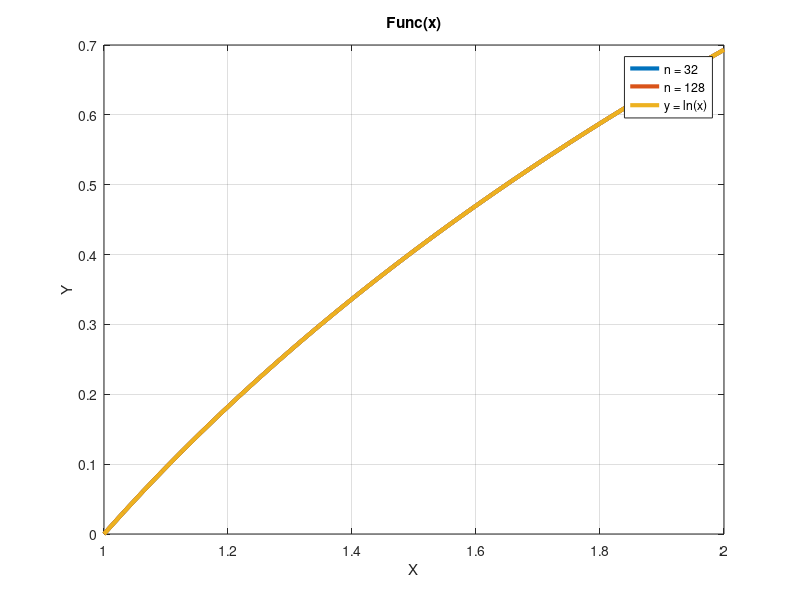
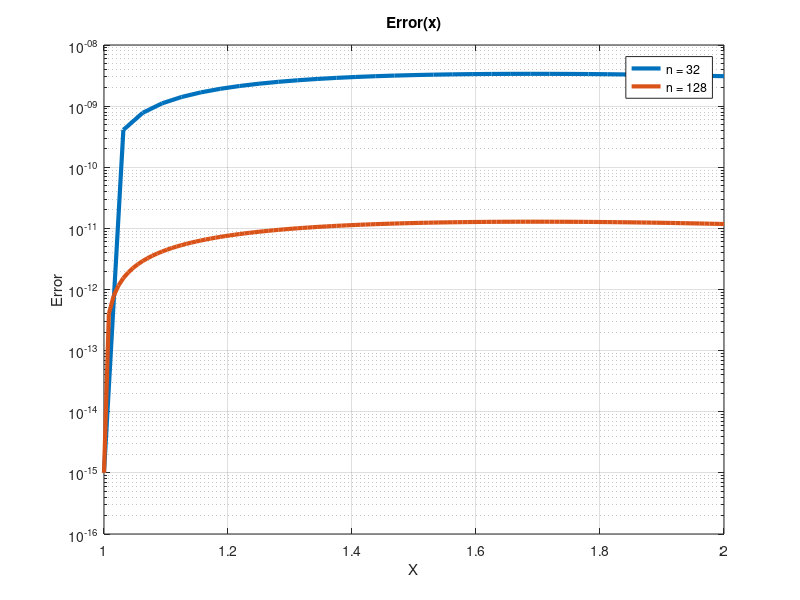
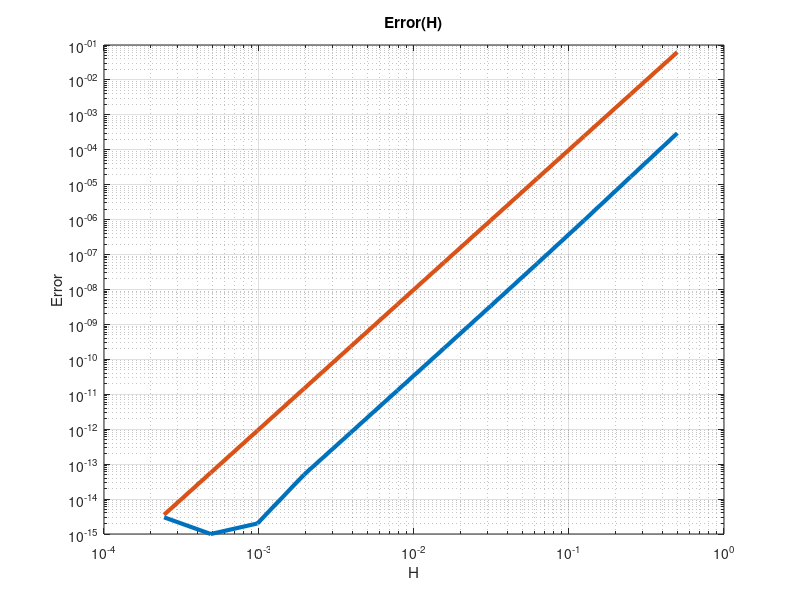
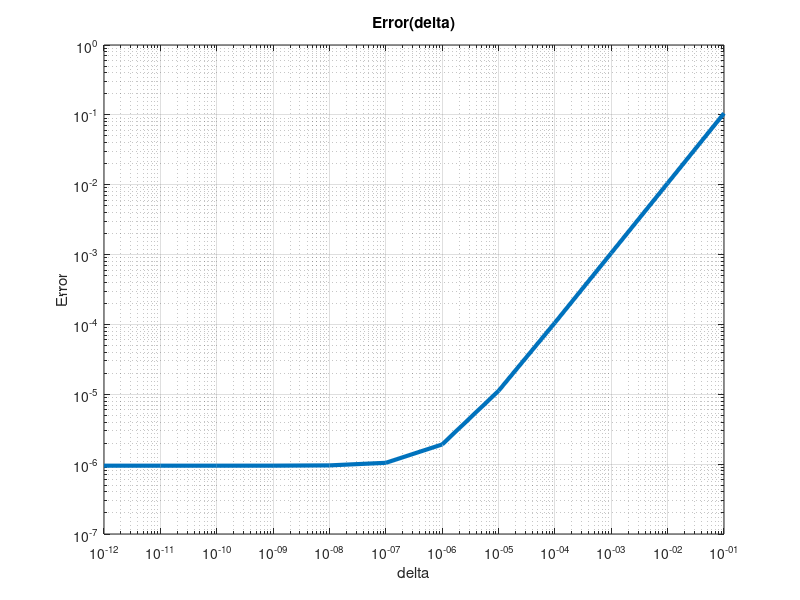

The MATLAB source for these figures, in order:
x1 = [1.000000000000000; 1.031250000000000; 1.062500000000000; 1.093750000000000; 1.125000000000000; 1.156250000000000; 1.187500000000000; 1.218750000000000; 1.250000000000000; 1.281250000000000; 1.312500000000000; 1.343750000000000; 1.375000000000000; 1.406250000000000; 1.437500000000000; 1.468750000000000; 1.500000000000000; 1.531250000000000; 1.562500000000000; 1.593750000000000; 1.625000000000000; 1.656250000000000; 1.687500000000000; 1.718750000000000; 1.750000000000000; 1.781250000000000; 1.812500000000000; 1.843750000000000; 1.875000000000000; 1.906250000000000; 1.937500000000000; 1.968750000000000; 2.000000000000000];
y1 = [0.000000000000000; 0.030771659075572; 0.060624622594282; 0.089612159800164; 0.117783037066211; 0.145182011523245; 0.171850258846485; 0.197825745465332; 0.223143553641841; 0.247836166402987; 0.271933718133117; 0.295464215676248; 0.318453734017177; 0.340926589970053; 0.362905496775404; 0.384411702069771; 0.405465111328808; 0.426084398581437; 0.446287105938350; 0.466089733264168; 0.485507819141838; 0.504556014124659; 0.523248147141075; 0.541597285806209; 0.559615791298995; 0.577315368382132; 0.594707111071794; 0.611801544403342; 0.628608662686797; 0.645137964600253; 0.661398485429775; 0.677398826729758; 0.693147183647526];
error1 = [0.000000000000001; 0.000000000408818; 0.000000000777847; 0.000000001110477; 0.000000001409828; 0.000000001678747; 0.000000001919826; 0.000000002135412; 0.000000002327631; 0.000000002498406; 0.000000002649475; 0.000000002782412; 0.000000002898643; 0.000000002999459; 0.000000003086036; 0.000000003159439; 0.000000003220644; 0.000000003270536; 0.000000003309930; 0.000000003339569; 0.000000003360137; 0.000000003372263; 0.000000003376527; 0.000000003373465; 0.000000003363572; 0.000000003347308; 0.000000003325102; 0.000000003297349; 0.000000003264423; 0.000000003226668; 0.000000003184410; 0.000000003137952; 0.000000003087580];

x2 = [1.000000000000000; 1.007812500000000; 1.015625000000000; 1.023437500000000; 1.031250000000000; 1.039062500000000; 1.046875000000000; 1.054687500000000; 1.062500000000000; 1.070312500000000; 1.078125000000000; 1.085937500000000; 1.093750000000000; 1.101562500000000; 1.109375000000000; 1.117187500000000; 1.125000000000000; 1.132812500000000; 1.140625000000000; 1.148437500000000; 1.156250000000000; 1.164062500000000; 1.171875000000000; 1.179687500000000; 1.187500000000000; 1.195312500000000; 1.203125000000000; 1.210937500000000; 1.218750000000000; 1.226562500000000; 1.234375000000000; 1.242187500000000; 1.250000000000000; 1.257812500000000; 1.265625000000000; 1.273437500000000; 1.281250000000000; 1.289062500000000; 1.296875000000000; 1.304687500000000; 1.312500000000000; 1.320312500000000; 1.328125000000000; 1.335937500000000; 1.343750000000000; 1.351562500000000; 1.359375000000000; 1.367187500000000; 1.375000000000000; 1.382812500000000; 1.390625000000000; 1.398437500000000; 1.406250000000000; 1.414062500000000; 1.421875000000000; 1.429687500000000; 1.437500000000000; 1.445312500000000; 1.453125000000000; 1.460937500000000; 1.468750000000000; 1.476562500000000; 1.484375000000000; 1.492187500000000; 1.500000000000000; 1.507812500000000; 1.515625000000000; 1.523437500000000; 1.531250000000000; 1.539062500000000; 1.546875000000000; 1.554687500000000; 1.562500000000000; 1.570312500000000; 1.578125000000000; 1.585937500000000; 1.593750000000000; 1.601562500000000; 1.609375000000000; 1.617187500000000; 1.625000000000000; 1.632812500000000; 1.640625000000000; 1.648437500000000; 1.656250000000000; 1.664062500000000; 1.671875000000000; 1.679687500000000; 1.687500000000000; 1.695312500000000; 1.703125000000000; 1.710937500000000; 1.718750000000000; 1.726562500000000; 1.734375000000000; 1.742187500000000; 1.750000000000000; 1.757812500000000; 1.765625000000000; 1.773437500000000; 1.781250000000000; 1.789062500000000; 1.796875000000000; 1.804687500000000; 1.812500000000000; 1.820312500000000; 1.828125000000000; 1.835937500000000; 1.843750000000000; 1.851562500000000; 1.859375000000000; 1.867187500000000; 1.875000000000000; 1.882812500000000; 1.890625000000000; 1.898437500000000; 1.906250000000000; 1.914062500000000; 1.921875000000000; 1.929687500000000; 1.937500000000000; 1.945312500000000; 1.953125000000000; 1.960937500000000; 1.968750000000000; 1.976562500000000; 1.984375000000000; 1.992187500000000; 2.000000000000000];
y2 = [0.000000000000000; 0.007782140442453; 0.015504186536753; 0.023167059282701; 0.030771658668290; 0.038318864304034; 0.045809536033544; 0.053244514521405; 0.060624621819362; 0.067950661911762; 0.075223421241160; 0.082443669214957; 0.089612158693872; 0.096729626463030; 0.103796793686410; 0.110814366345336; 0.117783035661702; 0.124703478506541; 0.131576357794561; 0.138402322865213; 0.145182009850836; 0.151916042032419; 0.158605030183448; 0.165249572902342; 0.171850256933914; 0.178407657480287; 0.184922338501689; 0.191394853007509; 0.197825743337996; 0.204215541436958; 0.210564769115803; 0.216873938309248; 0.223143551323019; 0.229374101073826; 0.235566071321912; 0.241719936896451; 0.247836163914043; 0.253915209990577; 0.259957524446686; 0.265963548507040; 0.271933715493682; 0.277868451013630; 0.283768173140948; 0.289633292593471; 0.295464212904386; 0.301261330588829; 0.307025035305693; 0.312755710014787; 0.318453731129531; 0.324119468665311; 0.329753286383666; 0.335355541932431; 0.340926586981978; 0.346466767357681; 0.351976423168736; 0.357455888933444; 0.362905493701087; 0.368325561170501; 0.373716409805450; 0.379078352946905; 0.384411698922334; 0.389716751152091; 0.394993808252995; 0.400243164139197; 0.405465108120404; 0.410659924997560; 0.415827895156053; 0.420969294656519; 0.426084395323334; 0.431173464830847; 0.436236766787434; 0.441274560817428; 0.446287102641007; 0.451274644152079; 0.456237433494238; 0.461175715134849; 0.466089729937304; 0.470979715231519; 0.475845904882714; 0.480688529358521; 0.485507815794488; 0.490303988057996; 0.495077266810667; 0.499827869569277; 0.504556010765232; 0.509261901802653; 0.513945751115085; 0.518607764220900; 0.523248143777404; 0.527867089633700; 0.532464798882328; 0.537041465909737; 0.541597282445593; 0.546132437610978; 0.550647117965497; 0.555141507553326; 0.559615787948237; 0.564070138297604; 0.568504735365456; 0.572919753574557; 0.577315365047579; 0.581691739647359; 0.586049045016295; 0.590387446614872; 0.594707107759366; 0.599008189658733; 0.603290851450709; 0.607555250237140; 0.611801541118563; 0.616029877228056; 0.620240409764369; 0.624433288024374; 0.628608659434822; 0.632766669583452; 0.636907462249448; 0.641031179433275; 0.645137961385891; 0.649227946637378; 0.653301272024975; 0.657358072720549; 0.661398482257513; 0.665422632557196; 0.669430653954692; 0.673422675224185; 0.677398823603779; 0.681359224819830; 0.685304003110799; 0.689233281250641; 0.693147180571728];
error2 = [0.000000000000001; 0.000000000000398; 0.000000000000787; 0.000000000001167; 0.000000000001537; 0.000000000001898; 0.000000000002250; 0.000000000002593; 0.000000000002928; 0.000000000003254; 0.000000000003572; 0.000000000003882; 0.000000000004184; 0.000000000004479; 0.000000000004766; 0.000000000005046; 0.000000000005318; 0.000000000005583; 0.000000000005842; 0.000000000006094; 0.000000000006339; 0.000000000006577; 0.000000000006809; 0.000000000007035; 0.000000000007255; 0.000000000007469; 0.000000000007677; 0.000000000007879; 0.000000000008076; 0.000000000008267; 0.000000000008453; 0.000000000008634; 0.000000000008810; 0.000000000008980; 0.000000000009145; 0.000000000009306; 0.000000000009462; 0.000000000009613; 0.000000000009760; 0.000000000009902; 0.000000000010040; 0.000000000010174; 0.000000000010303; 0.000000000010429; 0.000000000010550; 0.000000000010667; 0.000000000010781; 0.000000000010891; 0.000000000010997; 0.000000000011099; 0.000000000011198; 0.000000000011293; 0.000000000011385; 0.000000000011473; 0.000000000011558; 0.000000000011640; 0.000000000011718; 0.000000000011794; 0.000000000011866; 0.000000000011936; 0.000000000012002; 0.000000000012066; 0.000000000012126; 0.000000000012184; 0.000000000012239; 0.000000000012292; 0.000000000012342; 0.000000000012389; 0.000000000012434; 0.000000000012476; 0.000000000012516; 0.000000000012553; 0.000000000012588; 0.000000000012620; 0.000000000012651; 0.000000000012679; 0.000000000012705; 0.000000000012728; 0.000000000012750; 0.000000000012770; 0.000000000012787; 0.000000000012802; 0.000000000012816; 0.000000000012827; 0.000000000012837; 0.000000000012845; 0.000000000012850; 0.000000000012854; 0.000000000012857; 0.000000000012857; 0.000000000012856; 0.000000000012853; 0.000000000012848; 0.000000000012842; 0.000000000012834; 0.000000000012825; 0.000000000012814; 0.000000000012801; 0.000000000012787; 0.000000000012772; 0.000000000012755; 0.000000000012737; 0.000000000012717; 0.000000000012696; 0.000000000012673; 0.000000000012650; 0.000000000012624; 0.000000000012598; 0.000000000012570; 0.000000000012542; 0.000000000012511; 0.000000000012480; 0.000000000012448; 0.000000000012414; 0.000000000012379; 0.000000000012343; 0.000000000012306; 0.000000000012268; 0.000000000012229; 0.000000000012189; 0.000000000012148; 0.000000000012106; 0.000000000012062; 0.000000000012018; 0.000000000011973; 0.000000000011927; 0.000000000011880; 0.000000000011832; 0.000000000011783];

figure;
plot(x1, y1, 'LineWidth', 3);
hold on;
grid on;
plot(x2, y2, 'LineWidth', 3);
plot(x1, log(x1), 'LineWidth', 3);
legend('n = 32', 'n = 128', 'y = ln(x)');
xlabel('X');
ylabel('Y');
title('Func(x)');

figure;
semilogy(x1, error1, 'LineWidth', 3);
hold on;
grid on;
plot(x2, error2, 'LineWidth', 3);
legend('n = 32', 'n = 128');
xlabel('X');
ylabel('Error');
title('Error(x)');

figure;
h = [0.500000000000000; 0.250000000000000; 0.125000000000000; 0.062500000000000; 0.031250000000000; 0.015625000000000; 0.007812500000000; 0.003906250000000; 0.001953125000000; 0.000976562500000; 0.000488281250000; 0.000244140625000];
infError = [0.000299500771521; 0.000016900041852; 0.000000950384172; 0.000000055863347; 0.000000003376527; 0.000000000207473; 0.000000000012857; 0.000000000000800; 0.000000000000050; 0.000000000000002; 0.000000000000001; 0.000000000000003];
loglog(h, infError, 'LineWidth', 3);
hold on;
grid on;
xlabel('H');
ylabel('Error');
title('Error(H)');
loglog(h, h.^4, 'LineWidth', 3);

figure;
delta = [0.100000000000000; 0.010000000000000; 0.001000000000000; 0.000100000000000; 0.000010000000000; 0.000001000000000; 0.000000100000000; 0.000000010000000; 0.000000001000000; 0.000000000100000; 0.000000000010000; 0.000000000001000];
newInfNorm = [0.105162544048007; 0.010516859368976; 0.001052290901073; 0.000105834054283; 0.000011188369604; 0.000001914023264; 0.000001044807210; 0.000000959826476; 0.000000951328403; 0.000000950478595; 0.000000950393615; 0.000000950385116];
loglog(delta, newInfNorm, 'LineWidth', 3);
hold on;
grid on;
xlabel('delta');
ylabel('Error');
title('Error(delta)');
